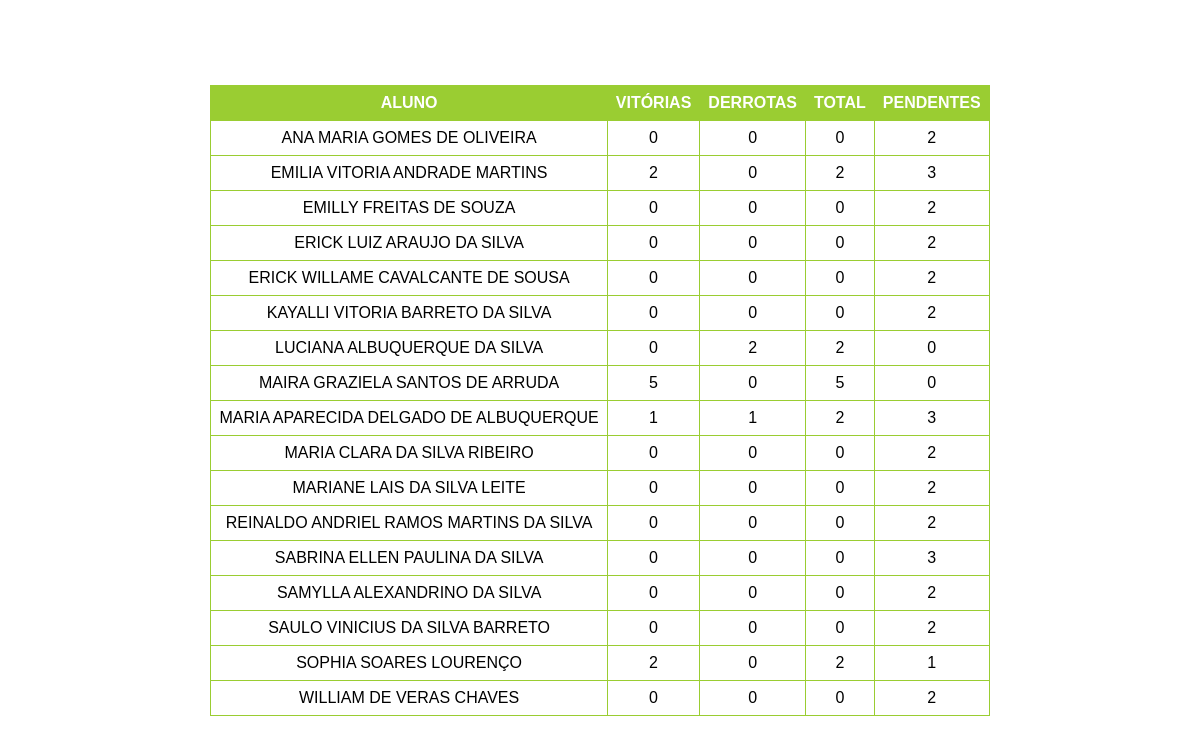
The page /boss/3ºA on the database its author committed.
### main.py (models this page shows)
class Terceiro_A(db.Model):
    __tablename__ = 'Terceiro_A'

### main.py (the view)
@app.route('/boss/<class_id>', methods=['GET', 'POST'])
def lista_boss(class_id):
    turma_selecionada = selecionar_turma(class_id)
    lista_alunos = db.session.query(turma_selecionada.nome, turma_selecionada.coroa_ouro,
                                    turma_selecionada.coroa_prata, turma_selecionada.coroa_bronze,
                                    turma_selecionada.boss_vitoria, turma_selecionada.boss_total).order_by(
        turma_selecionada.nome)
    lista_turma = []
    for estudante in lista_alunos:
        coroas = sum(estudante[1:4])
        if coroas != 0:
            nome = estudante[0]
            boss_vitorias = estudante[4]
            boss_total = estudante[5]
            lista_estudante = [nome, coroas, boss_vitorias, boss_total]
            lista_turma.append(lista_estudante)
    return render_template("boss.html", estudantes=lista_turma)

### main.py (called while the page is built)
def selecionar_turma(valor):
    if valor == 'a' or valor == '3ºA':
        return lista_turmas_db[0]
    elif valor == 'b' or valor == '3ºB':
        return lista_turmas_db[1]
    elif valor == 'c' or valor == '3ºC':
        return lista_turmas_db[2]
    elif valor == 'd' or valor == '1ºD':
        return lista_turmas_db[3]

### templates/boss.html (shortened to what this page needs)
<!DOCTYPE html>
<html lang="en">
<head>
    <link rel="stylesheet" href="/static/styles.css">
</head>
<body>
<div class="menu">
    <table>
        <tr>
            <th>ALUNO</th>
            <th>VITÓRIAS</th>
            <th>DERROTAS</th>
            <th>TOTAL</th>
            <th>PENDENTES</th>
        </tr>
        {% for estudante in estudantes %}
        <tr>
            <td>{{ estudante[0] }}</td>
            <td>{{ estudante[2] }}</td>
            <td>{{ estudante[3] - estudante[2] }}</td>
            <td>{{ estudante[3] }}</td>
            <td>{{ estudante[1] - estudante[3] }}</td>
        </tr>
        {% endfor %}
    </table>
</div>
</body>
</html>

### static/styles.css (style rules this page uses)
.menu { margin: 20px; display: flex; flex-direction: column; align-items: center; justify-content: flex-start; }
table { border-collapse: collapse; width: 100%; background-color: rgba(255, 255, 255, 1); }
th, td { border: 1px solid yellowgreen; padding: 8px; text-align: center; }
th { background-color: yellowgreen; color: white; }
body { margin: 0; padding: 0; font-family: Arial, sans-serif; display: flex; align-items: center; justify-content: center; min-height: 100vh; position: relative; overflow: hidden; overflow-y: auto; }
body::before { content: ''; position: fixed; top: 0; left: 0; width: 100%; height: 100%; background: url('/static/4428.jpg') center center fixed; background-size: cover; opacity: 0.3; z-index: -1; }

### rows shown on the page
Terceiro_A: nome "ANA MARIA GOMES DE OLIVEIRA", estudante "0", estudante[3]-estudante[2] "0", coroa_bronze "0", estudante[1]-estudante[3] "2"
Terceiro_A: nome "EMILIA VITORIA ANDRADE MARTINS", estudante "2", estudante "0", estudante[1]-estudante[3] "3"
Terceiro_A: nome "EMILLY FREITAS DE SOUZA", coroa_prata "0", estudante[3]-estudante[2] "0", coroa_bronze "0", estudante[1]-estudante[3] "2"
Terceiro_A: nome "ERICK LUIZ ARAUJO DA SILVA", estudante "0", estudante[3]-estudante[2] "0", coroa_bronze "0", estudante[1]-estudante[3] "2"
Terceiro_A: nome "ERICK WILLAME CAVALCANTE DE SOUSA", estudante "0", estudante[3]-estudante[2] "0", coroa_bronze "0", estudante[1]-estudante[3] "2"
Terceiro_A: nome "KAYALLI VITORIA BARRETO DA SILVA", estudante "0", estudante[3]-estudante[2] "0", coroa_bronze "0", estudante[1]-estudante[3] "2"
Terceiro_A: nome "LUCIANA ALBUQUERQUE DA SILVA", coroa_prata "0", estudante[3]-estudante[2] "2", coroa_bronze "2", estudante[1]-estudante[3] "0"
Terceiro_A: nome "MAIRA GRAZIELA SANTOS DE ARRUDA", estudante "5", estudante "0", estudante[1]-estudante[3] "0"
Terceiro_A: nome "MARIA APARECIDA DELGADO DE ALBUQUERQUE", boss_vitoria "1", estudante[3]-estudante[2] "1", boss_total "2", estudante[1]-estudante[3] "3"
Terceiro_A: nome "MARIA CLARA DA SILVA RIBEIRO", coroa_prata "0", estudante[3]-estudante[2] "0", coroa_bronze "0", estudante[1]-estudante[3] "2"
Terceiro_A: nome "MARIANE LAIS DA SILVA LEITE", coroa_prata "0", estudante[3]-estudante[2] "0", estudante "0", estudante[1]-estudante[3] "2"
Terceiro_A: nome "REINALDO ANDRIEL RAMOS MARTINS DA SILVA", coroa_prata "0", estudante[3]-estudante[2] "0", estudante "0", estudante[1]-estudante[3] "2"
Terceiro_A: nome "SABRINA ELLEN PAULINA DA SILVA", coroa_prata "0", estudante[3]-estudante[2] "0", estudante "0", estudante[1]-estudante[3] "3"
Terceiro_A: nome "SAMYLLA ALEXANDRINO DA SILVA", coroa_prata "0", estudante[3]-estudante[2] "0", estudante "0", estudante[1]-estudante[3] "2"
Terceiro_A: nome "SAULO VINICIUS DA SILVA BARRETO", estudante "0", estudante[3]-estudante[2] "0", coroa_bronze "0", estudante[1]-estudante[3] "2"
Terceiro_A: nome "SOPHIA SOARES LOURENÇO", estudante "2", estudante "0", estudante "1"
Terceiro_A: nome "WILLIAM DE VERAS CHAVES", coroa_prata "0", estudante[3]-estudante[2] "0", coroa_bronze "0", estudante[1]-estudante[3] "2"
